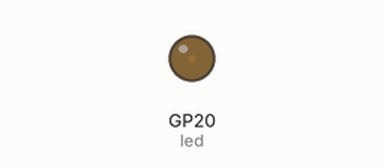
This program was run on a simulated Raspberry Pi Pico running MicroPython. On the bench: output pins drawn as LEDs (lit = HIGH).

Above: at 0.05 s.
At 1.8 s:
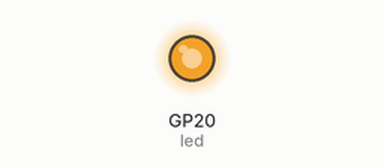
At 2.7 s:
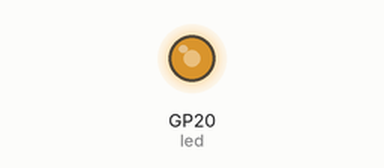
At 3.6 s:
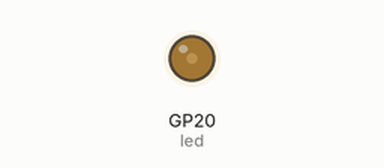
Timing chart, 0 to 5.2 s (numbered marks = the images above):
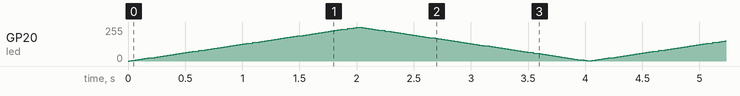

The program:

ledBlink.py
```python
#Shu Raturi
#Makes an LED blink forever by decreasing and increasing its brightness on the breadboard.
from machine import Pin, PWM
from time import sleep, time

led = PWM(Pin(20))
led.freq(1000)

while True:
    # Increasing brightness
    for brightness in range(0, 65536, 200):
        led.duty_u16(brightness)
        sleep(2 / (65536 / 200))

    # Decreasing brightness
    for brightness in range(65536, 0, -200):
        led.duty_u16(brightness)
        sleep(2 / (65536 / 200))
```
